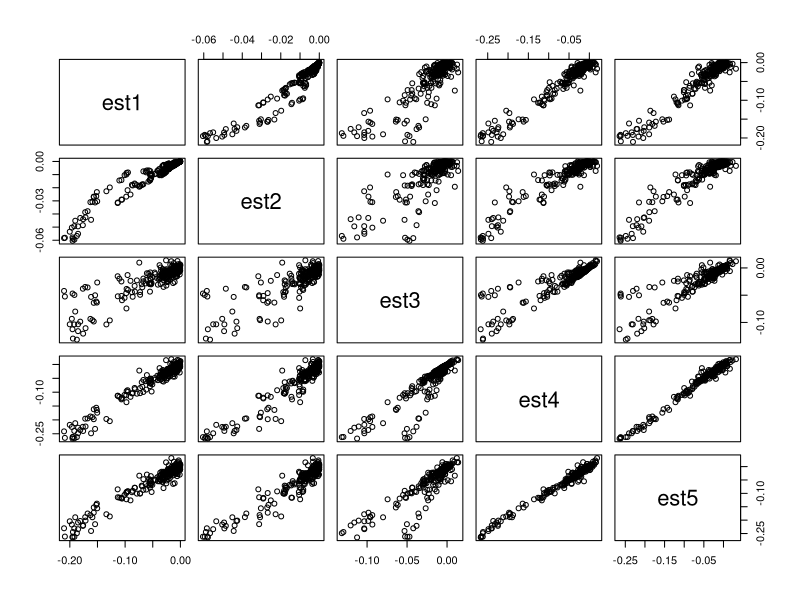
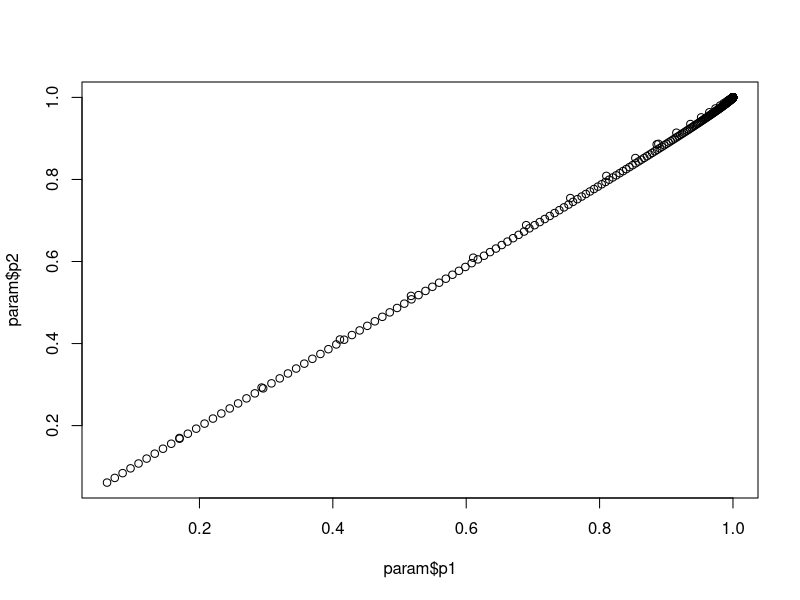
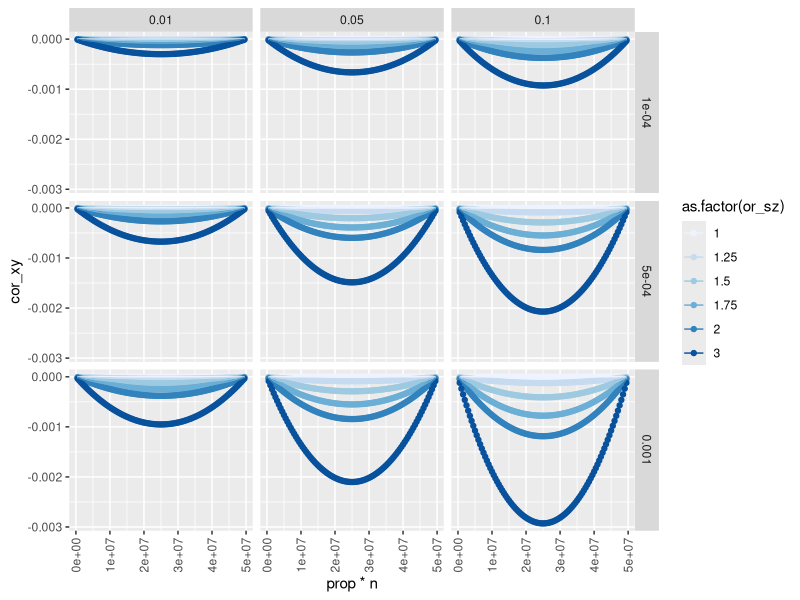
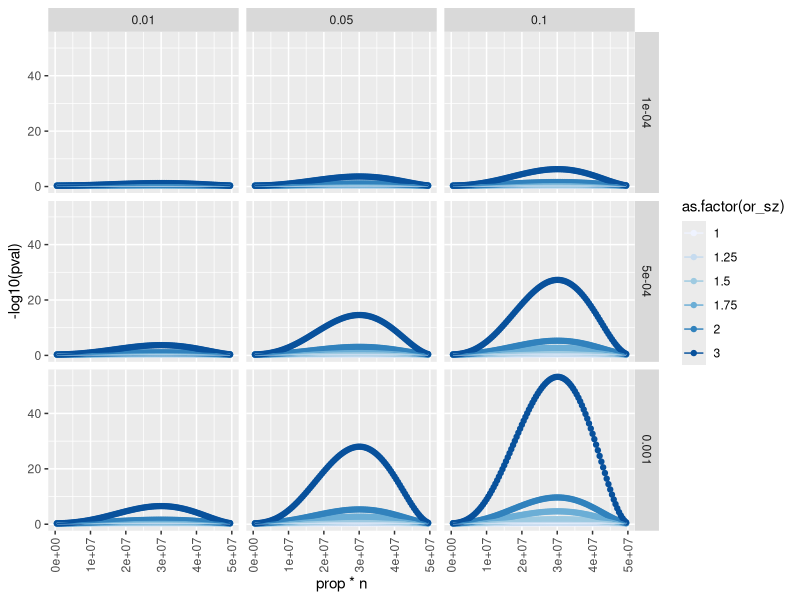
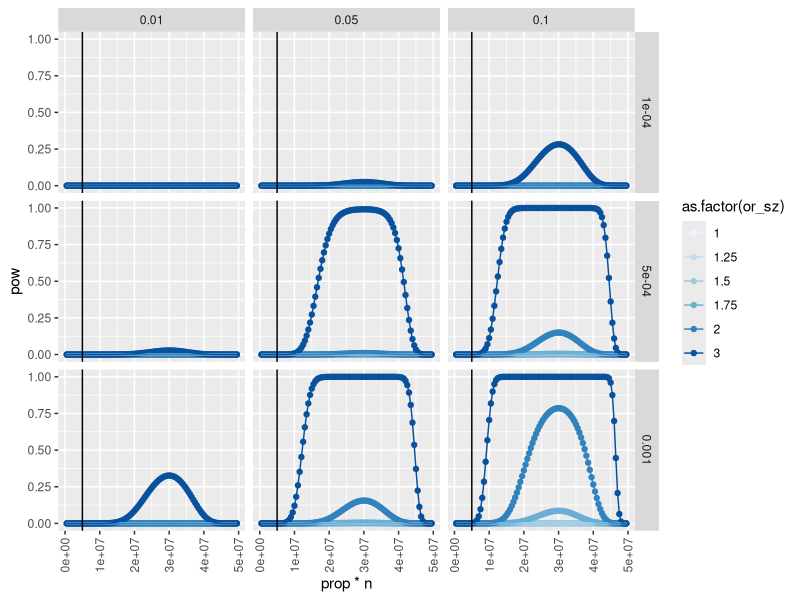

R code for these plots, in order:
## ---- chunk 1
knitr::opts_chunk$set(
  collapse = TRUE,
  comment = "#>"
)
## ---- chunk 2
suppressWarnings(suppressPackageStartupMessages({
  library(knitr)
  library(ggplot2)
  library(dplyr)
  library(pwr)
}))
knitr::opts_chunk$set(echo=TRUE, message=FALSE, warning=FALSE, dev="png")
## ---- chunk 3
set.seed(20200420)
n <- 100000
x <- rnorm(n)
y <- rnorm(n)
b_xy <- 0
b_xs <- 6
b_ys <- 8
b_sz <- 5
s <- x * b_xs + y * b_ys + rnorm(n)
z <- s * b_sz + rnorm(n)
## ---- chunk 4
(b_xy * var(s) * var(x) - b_xs * b_ys * var(x) * var(y)) / (b_ys^2 * var(x) * var(y) + var(x))
lm(y ~ x + s)$coef[2]
## ---- chunk 5
b_xz <- lm(z ~ x)$coef[2]
b_yz <- lm(z ~ y)$coef[2]
(b_xy * var(z) * var(x) - b_xz * b_yz * var(x) * var(y)) / (b_yz^2 * var(x) * var(y) + var(x))
lm(y ~ x + z)$coef[2]
## ---- chunk 6
set.seed(12345)
n <- 100000
maf <- 0.3
x <- rbinom(n, 2, maf)
y <- rnorm(n, sd=3)
s <- x * 6 + y * 8 + rnorm(n)
z <- s * 5 + rnorm(n)
## ---- chunk 7
(b_xy * var(s) * var(x) - b_xs * b_ys * var(x) * var(y)) / (b_ys^2 * var(x) * var(y) + var(x))
lm(y ~ x + s)$coef[2]
## ---- chunk 8
b_xz <- lm(z ~ x)$coef[2]
b_yz <- lm(z ~ y)$coef[2]
(b_xy * var(z) * var(x) - b_xz * b_yz * var(x) * var(y)) / (b_yz^2 * var(x) * var(y) + var(x))
lm(y ~ x + z)$coef[2]
## ---- chunk 9
x <- rbinom(n, 2, maf)
y <- rnorm(n)
s <- x * b_xs + y * b_ys
l <- b_sz*s
pr <- 1 / (1 + exp(-l))
z <- rbinom(n, 1, pr)
table(z)
## ---- chunk 10
b_xz <- lm(z ~ x)$coef[2]
b_yz <- lm(z ~ y)$coef[2]
(b_xy * var(z) * var(x) - b_xz * b_yz * var(x) * var(y)) / (b_yz^2 * var(x) * var(y) + var(x)*var(z))
(b_xy * var(z) * var(x) - b_xz * b_yz * var(x) * var(y)) / (b_yz^2 * var(x) * var(y) + var(x))
lm(y ~ x + z)$coef[2]
lm(y[z==1] ~ x[z==1])$coef[2]
## ---- chunk 11
library(dplyr)
param <- expand.grid(
	n = 100000,
	maf = c(0.1, 0.5, 0.7),
	b_xy = c(0, 0.3),
	b_xs = c(0.1, 0.6),
	b_ys = c(0.4, 0.8),
	b_sz = c(0.4, 0.8),
	sdy = c(1, 3),
	alpha = c(0, 1, 2),
	sim=1
)

out <- list()
for(i in 1:nrow(param))
{
	message(i)
	pa <- param[i, ]
	x <- rbinom(pa$n, 2, pa$maf)
	y <- rnorm(pa$n, sd=pa$sdy)
	s <- x * pa$b_xs + y * pa$b_ys
	l <- pa$alpha + pa$b_sz*s
	pr <- 1 / (1 + exp(-l))
	z <- rbinom(pa$n, 1, pr)
	b_xz <- cov(x,z) / var(x)
	b_yz <- cov(y,z) / var(y)
	pa$est1 <- (b_xy * var(z) * var(x) - b_xz * b_yz * var(x) * var(y)) / (b_yz^2 * var(x) * var(y) + var(x)*var(z))
	pa$est2 <- (b_xy * var(z) * var(x) - b_xz * b_yz * var(x) * var(y)) / (b_yz^2 * var(x) * var(y) + var(x))
	pa$est3 <- (cov(x,y)/sd(x) - cov(x,z) * cov(y, z) / var(z)) / (1 - cov(x,z)^2/var(z))
	pa$est4 <- lm(y ~ x + z)$coef[2]
	pa$est5 <- cov(y[z==1], x[z==1]) / var(x[z==1])
	out[[i]] <- pa
}

out <- bind_rows(out)
subset(out, select=c(est1, est2, est3, est4, est5)) %>% pairs
subset(out, select=c(est1, est2, est3, est4, est5)) %>% cor
## ---- chunk 12
x <- rbinom(n, 2, maf)
y <- rnorm(n)
s <- x * b_xs + y * b_ys
l <- b_sz*s
pr <- 1 / (1 + exp(-l))
z <- rbinom(n, 1, pr)
table(z)
b_xz <- lm(z ~ x)$coef[2]
b_yz <- lm(z ~ y)$coef[2]
(b_xy * var(z) * var(x) - b_xz * b_yz * var(x) * var(y)) / (b_yz^2 * var(x) * var(y) + var(x)*var(z))
(b_xy * var(z) * var(x) - b_xz * b_yz * var(x) * var(y)) / (b_yz^2 * var(x) * var(y) + var(x))
lm(y ~ x + z)$coef[2]
lm(y[z==1] ~ x[z==1])$coef[2]
## ---- chunk 13
b_xs = cov(x,s)/var(x)
b_ys = cov(y,s)/var(y)
b_sz = cov(s,z)/var(s)
(b_xy * var(z) * var(x) - b_xz * b_yz * var(x) * var(y)) / (b_yz^2 * var(x) * var(y) + var(x)*var(z))
(b_xy * var(z) * var(x) - b_xs * b_sz * b_ys * b_sz * var(x) * var(y)) / ((b_ys * b_sz)^2 * var(x) * var(y) + var(x)*var(z))
## ---- chunk 14
x <- rbinom(n, 2, maf)
y <- rnorm(n)
s <- x * b_xs + y * b_ys
l <- b_sz*s
pr <- 1 / (1 + exp(-l))
z <- rbinom(n, 1, pr)
b_xz <- lm(z ~ x)$coef[2]
b_yz <- lm(z ~ y)$coef[2]
logor = glm(z ~ s, family="binomial")$coef[2]

# estimate lm
bhat_sz = lm(z ~ s)$coef[2]

# convert beta to logor
prop <- sum(z == 1) / length(z)
mu <- prop * (1 - prop)

# get beta from logOR
logor * mu
cov(s,z)/var(s)

lm(y[z==1] ~ x[z==1])$coef[2]
b_xs = cov(x,s)/var(x)
b_ys = cov(y,s)/var(y)
b_sz = cov(s,z)/var(s)

(b_xy * var(z) * var(x) - b_xz * b_yz * var(x) * var(y)) / (b_yz^2 * var(x) * var(y) + var(x)*var(z))
(b_xy * var(z) * var(x) - b_xs * b_sz * b_ys * b_sz * var(x) * var(y)) / ((b_ys * b_sz)^2 * var(x) * var(y) + var(x)*var(z))
(b_xy * var(z) * var(x) - b_xs * logor * mu * b_ys * logor * mu * var(x) * var(y)) / ((b_ys * logor * mu)^2 * var(x) * var(y) + var(x)*var(z))

## ---- chunk 15
set.seed(12345)
n <- 10000
maf <- 0.3
rsq_gs <- 0.1
rsq_xs <- 0.2
vx <- 1
vs <- 1
rsq_s <- rsq_gs + rsq_xs
g <- rbinom(n,2,maf)
x <- rnorm(n)
b_gs <- sqrt(rsq_gs * vs / (2*maf*(1-maf)))
b_xs <- sqrt(rsq_xs * vs / vx)
ve <- vs - b_gs^2 * 2*maf*(1-maf) - b_xs^2 * vx
s <- g * b_gs + x * b_xs + rnorm(n, sd=sqrt(ve))
var(s)
cor(g, s)^2
cor(x, s)^2
## ---- chunk 16
# input parameters
n = 100000
prop <- 0.3
or_sz <- 2.5
b_xy = 0
rsq_xs = 0.05
rsq_ys = 0.1
maf = 0.3
vy = 1
vs = 1

# infer
logor_sz <- log(or_sz)
vz <- prop * (1-prop)
vx <- 2 * maf * (1-maf)
b_xs <- sqrt(rsq_xs * vs / (2*maf*(1-maf)))
b_ys <- sqrt(rsq_ys * vs / vy)
ve <- vs - b_xs^2 * 2*maf*(1-maf) - b_ys^2 * vy
alpha <- log((1 - prop)/prop)

# generate
set.seed(678910)
y <- rnorm(n)
x <- rbinom(n, 2, maf)
s <- x * b_xs + y * b_ys + rnorm(n, sd=sqrt(ve))
cor(s,x)^2
cor(s,y)^2
l <- alpha + logor_sz * s
pr <- 1 / (1 + exp(-l))
z <- rbinom(n, 1, pr)

# infer
lm(y[z==1] ~ x[z==1])$coef[2]
cor(y[z==1], x[z==1])

# derive
bh_xs = cov(x,s)/var(x)
bh_xz = cov(x,z)/var(x)
bh_ys = cov(y,s)/var(y)
bh_yz = cov(y,z)/var(y)
bh_sz = cov(s,z)/var(s)

(b_xy * var(z) * var(x) - bh_xz * bh_yz * var(x) * var(y)) / (bh_yz^2 * var(x) * var(y) + var(x)*var(z))
(b_xy * var(z) * var(x) - cov(x,z)/var(x) * cov(y,z)/var(y) * var(x) * var(y)) / ((cov(y,z)/var(y))^2 * var(x) * var(y) + var(x)*var(z))
(b_xy * vz * vx - b_xs * logor_sz * vz * b_ys * logor_sz * vz * vx * vy) / ((b_ys * logor_sz * vz)^2 * vx * vy + vx*vz)
## ---- chunk 17
param <- expand.grid(
  rsq = seq(0.001, 0.4, by=0.001),
  n = c(100,1000, 10000)
)
for(i in 1:nrow(param))
{
  param$p1[i] <- power.anova.test(groups=2, n=param$n[i], between.var=param$rsq[i], within.var=1-param$rsq[i],sig.level=0.05)$power
  param$p2[i] <- pwr.r.test(n=param$n[i],r=sqrt(param$rsq[i]),sig.level=0.05)$power
}
plot(param$p1, param$p2)

## ---- chunk 18
simulate_y_structure <- function(n, prop, or_sz, b_xy, rsq_xs, rsq_ys, maf, vy=1, vs=1, sig.level=5e-8)
{
  # infer
  logor_sz <- log(or_sz)
  vz <- prop * (1-prop)
  vx <- 2 * maf * (1-maf)
  b_xs <- sqrt(rsq_xs * vs / (2*maf*(1-maf)))
  b_ys <- sqrt(rsq_ys * vs / vy)
  ve <- vs - b_xs^2 * 2*maf*(1-maf) - b_ys^2 * vy
  alpha <- log((1 - prop)/prop)
  bh_xy <- (b_xy * vz * vx - b_xs * logor_sz * vz * b_ys * logor_sz * vz * vx * vy) / ((b_ys * logor_sz * vz)^2 * vx * vy + vx*vz)
  cor_xy <- sqrt(bh_xy^2 * vx / vy) * sign(bh_xy)
  pow <- power.anova.test(groups=2, n=n * prop, between.var=cor_xy^2, within.var = 1 - cor_xy^2, sig.level=sig.level)$power
  ns <- n * prop
  se <- sqrt((1 - cor_xy^2) * vs / (ns * vx))
  pval <- pnorm(abs(bh_xy / se), lower.tail=FALSE)
  return(list(bh_xy=bh_xy, cor_xy=cor_xy, pow=pow, se=se, pval=pval, ns=ns))
}
simulate_y_structure(n=50000000, prop=0.8, 2, 0, 0.001, 0.1, 0.5)
simulate_y_structure(n=50000000, prop=0.2, 2, 0, 0.001, 0.1, 0.5)
## ---- chunk 19
param <- expand.grid(
  n = 50000000,
  prop = seq(0.01,0.99,by=0.01),
  or_sz = c(1, 1.25, 1.5, 1.75, 2, 3),
  b_xy = c(0),
  rsq_xs = c(0.0001,0.0005, 0.001),
  rsq_ys = c(0.01, 0.05, 0.1),
  maf = 0.3
)
dim(param)

res <- lapply(1:nrow(param), function(x) {
  P <- param[x,]
  o <- simulate_y_structure(n=P$n, prop=P$prop, P$or_sz, P$b_xy, P$rsq_xs, P$rsq_ys, P$maf)
  as_tibble(c(P, o))
}) %>% bind_rows()

ggplot(res, aes(x=prop*n, y=cor_xy, group=as.factor(or_sz))) +
  geom_point(aes(colour=as.factor(or_sz))) +
  geom_line(aes(colour=as.factor(or_sz))) +
  facet_grid(rsq_xs ~ rsq_ys) +
  scale_colour_brewer() +
  theme(axis.text.x=element_text(angle=90, hjust=1, vjust=0.5))

ggplot(res, aes(x=prop*n, y=-log10(pval), group=as.factor(or_sz))) +
  geom_point(aes(colour=as.factor(or_sz))) +
  geom_line(aes(colour=as.factor(or_sz))) +
  facet_grid(rsq_xs ~ rsq_ys) +
  scale_colour_brewer() +
  theme(axis.text.x=element_text(angle=90, hjust=1, vjust=0.5))

ggplot(res, aes(x=prop*n, y=pow, group=as.factor(or_sz))) +
  geom_point(aes(colour=as.factor(or_sz))) +
  geom_line(aes(colour=as.factor(or_sz))) +
  facet_grid(rsq_xs ~ rsq_ys) +
  geom_vline(xintercept=5000000) +
  scale_colour_brewer() +
  theme(axis.text.x=element_text(angle=90, hjust=1, vjust=0.5))
## ---- chunk 20
# simulate SNP
x1 = rbinom(10000, 2, 0.4)

# liability
z = 1 + 0.2*x1
mean(z)

# probability of case
pr = 1/(1+exp(-z))

# sample cases
y = rbinom(10000,1,pr)
table(y)

#now feed it to glm:
(logor = glm(y ~ x1, family="binomial")$coef[2])

# estimate lm
cov(x1,y) / var(x1)
(beta = lm(y ~ x1)$coef[2])

# convert beta to logor
prop <- sum(y == 1) / length(y)
mu <- prop * (1 - prop)
beta / mu

# Is it different when you use the known intercept?
propt <- (1 / (1+exp(-1)))
mut <- propt * (1 - propt)
beta / mut
